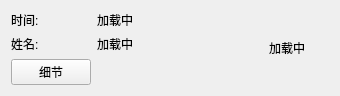
<?xml version="1.0" encoding="UTF-8"?>
<ui version="4.0">
    <class>ViolationItem</class>
    <widget class="QWidget" name="ViolationItem">
        <property name="geometry">
            <rect>
                <x>0</x>
                <y>0</y>
                <width>340</width>
                <height>94</height>
            </rect>
        </property>
        <property name="windowTitle">
            <string>从</string>
        </property>
        <layout class="QHBoxLayout" name="horizontalLayout">
            <item>
                <layout class="QFormLayout" name="formLayout">
                    <item row="0" column="0">
                        <widget class="QLabel" name="time_label">
                            <property name="text">
                                <string>时间:</string>
                            </property>
                        </widget>
                    </item>
                    <item row="0" column="1">
                        <widget class="QLabel" name="time">
                            <property name="text">
                                <string>加载中</string>
                            </property>
                        </widget>
                    </item>
                    <item row="1" column="0">
                        <widget class="QLabel" name="carid_label">
                            <property name="text">
                                <string>姓名:</string>
                            </property>
                        </widget>
                    </item>
                    <item row="1" column="1">
                        <widget class="QLabel" name="carid">
                            <property name="text">
                                <string>加载中</string>
                            </property>
                        </widget>
                    </item>
                    <item row="2" column="0">
                        <widget class="QPushButton" name="details_button">
                            <property name="text">
                                <string>细节</string>
                            </property>
                        </widget>
                    </item>
                    <item row="2" column="1">
                        <spacer name="horizontalSpacer">
                            <property name="orientation">
                                <enum>Qt::Horizontal</enum>
                            </property>
                            <property name="sizeHint" stdset="0">
                                <size>
                                    <width>40</width>
                                    <height>20</height>
                                </size>
                            </property>
                        </spacer>
                    </item>
                </layout>
            </item>
            <item>
                <widget class="QLabel" name="carimage">
                    <property name="sizePolicy">
                        <sizepolicy hsizetype="Fixed" vsizetype="Fixed">
                            <horstretch>0</horstretch>
                            <verstretch>0</verstretch>
                        </sizepolicy>
                    </property>
                    <property name="minimumSize">
                        <size>
                            <width>60</width>
                            <height>60</height>
                        </size>
                    </property>
                    <property name="maximumSize">
                        <size>
                            <width>60</width>
                            <height>60</height>
                        </size>
                    </property>
                    <property name="text">
                        <string>加载中</string>
                    </property>
                    <property name="scaledContents">
                        <bool>true</bool>
                    </property>
                </widget>
            </item>
        </layout>
    </widget>
    <resources/>
    <connections/>
</ui>
